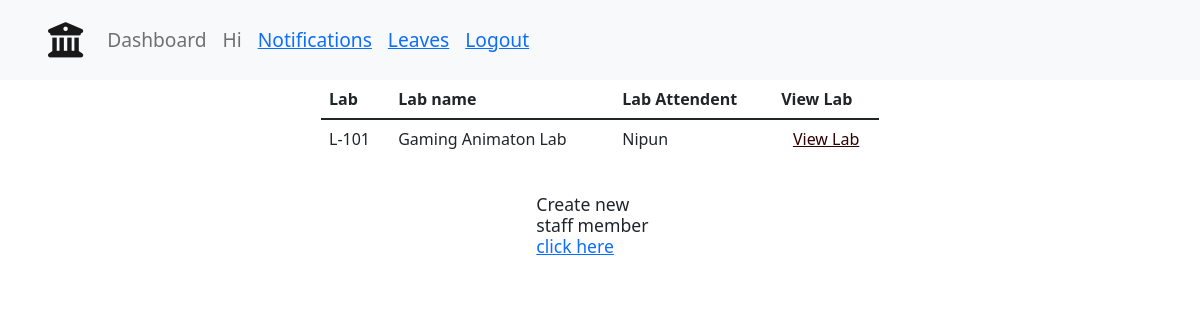
/admin-dashboard/labs-list/ (signed in), run on an earlier commit of the app's database.
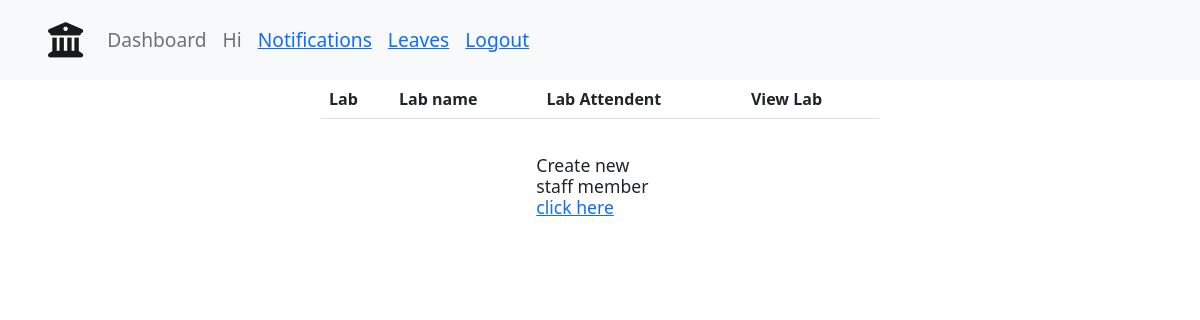
And on a later commit of the database.
### main/models.py (models this page shows, shortened)
class Lab(models.Model):
    lab = models.CharField(max_length=20, blank=False)
    name = models.CharField(max_length=255, blank=True)
    floor = models.CharField(max_length=10,blank=False, null=False)
    staff = models.ForeignKey("Staff", on_delete=SET_NULL, null=True, blank=True)

class Staff(models.Model):
    user_obj = models.ForeignKey(User, on_delete=CASCADE, blank=False, null=False, default=None)
    name=models.CharField(max_length=100)
    mobile_number=models.IntegerField()
    email=models.EmailField()
    category=models.ForeignKey('Category',on_delete=CASCADE)
    designation=models.ForeignKey('Designation',on_delete=CASCADE)
    agency = models.ForeignKey('Agency',on_delete=CASCADE)

### main/views.py (the view)
# urls.py: path('admin-dashboard/labs-list/', views.adminLabs, name='adminLabs'),
def adminLabs(request):
	if request.user.is_staff:
		labs=Lab.objects.all()
		return render(request, "admin/adminLabs.html", {"labs": labs})
	else:
		return render(request, "pagenotfound.html")

### templates/admin/adminLabs.html
{% extends 'base.html' %}
{% load static %}
{% block body %}
{% include 'navbar.html' with staff=staff%}
<div class="container">
<div class="labs-table">
    <table class="table">
        <thead>
          <tr>
            <th scope="col" >Lab</th>
            <th scope="col" >Lab name</th>
            <th scope="col" >Lab Attendent</th>
            <th scope="col" >View Lab</th>
          </tr>
        </thead>
        <tbody>
          {% for lab in labs %}
          <tr>
            <td>{{lab.lab}}</td>
            <td>{{lab.name}}</td>
            <td>{{lab.staff.name}}</td>
            <td style="text-align: center;"><a  href="{% url 'main:lab' pk=lab.id%}"style="color: rgb(48, 1, 1); text-decoration: underline;">View Lab</a></td>
          </tr>
          {% endfor %}
        </tbody>
      </table>
    <div class="new-user-form">
        <h6>Create new staff member <a href="#">click here</a></h6>
    </div>
    </div>
</div>
{% endblock body %}

What changed in the data, as far as the page shows it:
removed Lab: lab "L-101", name "Gaming Animaton Lab", staff.name "Nipun"
